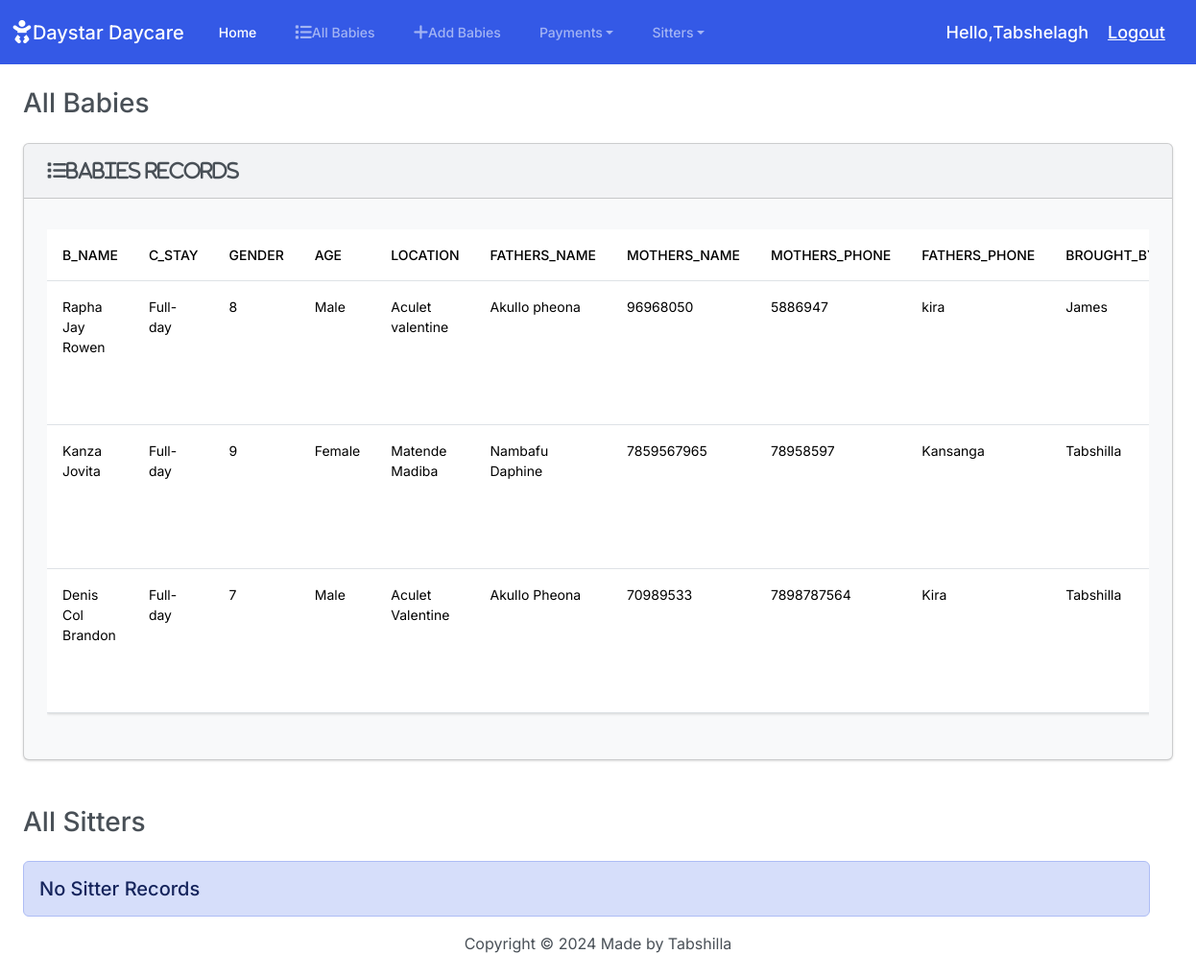
The app's page / (signed in) with its own data.
### DaystarApp/models.py (models this page shows, shortened)
class Baby(models.Model):
    GENDER_CHOICES = (
        ('Male', 'Male'),
        ('Female', 'Female'),
    )
    B_name = models.CharField(max_length=200,null=True,blank=True)
    c_stay = models.ForeignKey(Categorystay,on_delete = models.CASCADE,null=True,blank = True)
    Gender = models.CharField(max_length=10, choices=GENDER_CHOICES)
    age = models.IntegerField(null=True,blank=True,default=0)
    fathers_name = models.CharField(max_length= 255, null=True,blank=True)
    mothers_name = models.CharField(max_length= 255,null=True,blank=True)
    location = models.CharField(max_length= 255)
    mothers_phone = models.IntegerField(null= True)
    fathers_phone = models.IntegerField(null= True)
    brought_by = models.CharField(max_length=200, null=True, blank=True)
    timeIn = models.DateTimeField(null=True,blank=True)
    timeOut = models.DateTimeField(null=True,blank=True)
    baby_number = models.PositiveIntegerField()
    assign = models.ForeignKey(Sitter,on_delete=models.CASCADE, null= True, blank=True)

class Categorystay(models.Model):
    name = models.CharField(max_length=100,null=True, blank=True)
    def __str__(self):
        return self.name

### DaystarApp/views.py (the view)
# urls.py: path('', views.index, name='index'),
def index(request):
    babies = Baby.objects.all()
    return render(request, 'DaystarApp/index.html', {'babies':babies})

### DaystarApp/models.py (called while the page is built)
    def __str__(self):
        return self.S_name

### DaystarApp/templates/DaystarApp/index.html (shortened to what this page needs)
{% extends "DaystarApp/base.html" %}
{% block body %}
<h3 class="m-4">All Babies</h3>
<div class="row">
    <div class="col-12">
        {% if babies %}
        <div class="card bg-light ms-4 me-4 mb-4">
            <div class="card-header">
                <i class="fa-solid fa-list fa-lg">Babies Records</i>
            </div>
            <div class="card-body">
              <p class="card-text">
                <div class="table-responsive">
                    <table class="table table-hover">
                        <thead>
                          <tr>
                            <th scope="col">B_name</th>
                            <th scope="col">c_stay</th>
                            <th scope="col">Gender</th>
                            <th scope="col">age</th>
                            <th scope="col">location</th>
                            <th scope="col">fathers_name</th>
                            <th scope="col">mothers_name</th>
                            <th scope="col">mothers_phone</th>
                            <th scope="col">fathers_phone</th>
                            <th scope="col">brought_by</th>
                          </tr>
                        </thead>
                        <tbody>
                          {% for Baby in babies %}
                          <tr>
                            <td>{{ Baby.B_name }}</td>
                            <td>{{ Baby.c_stay }}</td>
                            <td>{{ Baby.age }}</td>
                            <td>{{ Baby.Gender }}</td>
                            <td>{{ Baby.fathers_name }}</td>
                            <td>{{ Baby.mothers_name }}</td>
                            <td>{{ Baby.fathers_phone }}</td>
                            <td>{{ Baby.mothers_phone }}</td>
                            <td>{{ Baby.location }}</td>
                            <td>{{ Baby.brought_by }}</td>
                          </tr>
                          {%  endfor %}
                        </tbody>
                      </table>
                </div>
              </p>
        {% else %}
        <h5 class="alert alert-primary ms-4 me-4">No Baby Records</h5>
      {% endif %}
    </div>
  </div>
</div>
<h3 class="m-4">All Sitters</h3>
<div class="row">
    <div class="col-12">
        {% if sitters %}
        <div class="card bg-light ms-4 me-4 mb-4">
            <div class="card-header">
                <i class="fa-solid fa-list fa-lg">Sitters Records</i>
            </div>
            <div class="card-body">
                <p class="card-text">
                    <div class="table-responsive">
                        <table class="table table-hover">
                            <thead>
                                <tr>
                                    <th scope="col">S_name</th>
                                    <th scope="col">Gender</th>
                                    <th scope="col">next_of_kin</th>
                                    <th scope="col">location</th>
                                    <th scope="col">recommenders_name</th>
                                    <th scope="col">religion</th>
                                    <th scope="col">NIN</th>
                                    <th scope="col">education_level</th>
                                    <th scope="col">contact</th>
                                    <th scope="col">Actions</th>
                                </tr>
                            </thead>
                            <tbody>
                                {% for Sitter in sitters %}
                                <tr>
                                    <td>{{ Sitter.S_name }}</td>
                                    <td>{{ Sitter.Gender }}</td>
                                    <td>{{ Sitter.next_of_kin }}</td>
                                    <td>{{ Sitter.location }}</td>
                                    <td>{{ Sitter.recommenders_name }}</td>
                                    <td>{{ Sitter.religion }}</td>
                                    <td>{{ Sitter.NIN }}</td>
                                    <td>{{ Sitter.education_level }}</td>
                                    <td>{{ Sitter.contact }}</td>
                                    <td>
                                        <button type="button" class="btn btn-success me-1" href="{% url 'view_sitter' Sitter.id %}" data-bs-toggle="modal" data-bs-target="#myModal{{Sitter.id}}">
                                            <i class="fa-solid fa-circle-info fa-lg"></i>
                                        </button>
                                        <div class="modal" id="myModal{{ Sitter.id }}" tabindex="-1" aria-labelledby="myModalLabel{{ Sitter.id }}" aria-hidden="true">
                                            <div class="modal-dialog" role="document">
                                                <div class="modal-content">
                                                    <div class="modal-header">
                                                        <h5 class="modal-title" id="myModalLabel{{ Sitter.id }}">
                                                            Sitter: {{ Sitter.S_name }}
                                                        </h5>
                                                        <button type="button" class="btn-close" data-bs-dismiss="modal" aria-label="Close">
                                                            <span aria-hidden="true"></span>
                                                        </button>
                                                    </div>
                                                    <div class="modal-body">
                                                        <ul class="list-unstyled">
                                                            <li>S_name:<strong>{{ Sitter.S_name }}</strong> </li>
                                                            <li>Gender:<strong>{{ Sitter.Gender }}</strong> </li>
                                                            <li>next_of_kin:<strong>{{ Sitter.next_of_kin }}</strong> </li>
                                                            <li>location:<strong>{{ Sitter.location }}</strong> </li>
                                                            <li>recommenders_name:<strong>{{ Sitter.recommenders_name }}</strong> </li>
                                                            <li>religion:<strong>{{ Sitter.religion}}</strong> </li>
                                                            <li>NIN:<strong>{{ Sitter.NIN }}</strong> </li>
                                                            <li>education_level:<strong>{{ Sitter.education_level }}</strong> </li>
                                                            <li>contact:<strong>{{ Sitter.contact }}</strong> </li>
                                                        </ul>
                                                    </div>
                                                    <div class="modal-footer">
                                                        <button type="button" class="btn btn-primary" data-bs-dismiss="modal">Close</button>
                                                    </div>
                                                </div>
                                            </div>
                                        </div>
                                        <a class="btn btn-warning me-1" href="{% url 'editsitter' Sitter.id %}">
                                            <i class="fa-solid fa-pen-to-square fa-lg"></i>
                                        </a>
                                        <button type="button" class="btn btn-danger" data-bs-toggle="modal" data-bs-target="#delete{{ Sitter.id }}">
                                            <i class="fa-solid fa-trash fa-lg"></i>
                                        </button>
                                        <div class="modal" id="delete{{ Sitter.id }}" tabindex="-1" aria-labelledby="myModalLabel{{ Sitter.id }}" aria-hidden="true">
                                            <div class="modal-dialog" role="document">
                                                <div class="modal-content">
                                                    <div class="modal-header">
                                                        <h5 class="modal-title" id="myModalLabel{{ Sitter.id }}">
                                                            Sitter: {{ Sitter.S_name }}
                                                        </h5>
                                                        <button type="button" class="btn-close" data-bs-dismiss="modal" aria-label="Close">
                                                            <span aria-hidden="true"></span>
                                                        </button>
                                                    </div>
                                                    <div class="modal-body">
                                                        <p>
                                                            Are you sure you want to delete the Sitter
                                                        </p>
                                                    </div>
                                                    <div class="modal-footer">
                                                        <form action="{% url 'deletesitter' Sitter.id %}" method="POST">
                                                            {% csrf_token %}
                                                            <input type="submit" class="btn btn-primary" value="Delete">
                                                        </form>
                                                        <button type="button" class="btn btn-secondary" data-bs-dismiss="modal">Cancel</button>
                                                    </div>
                                                </div>
                                            </div>
                                        </div>
                                    </td>
                                </tr>
                                {% endfor %}
                            </tbody>
                        </table>
                    </div>
                </p>
            </div>
        </div>
         {% else %}
       <h5 class="alert alert-primary ms-4 me-4">No Sitter Records</h5>
         {% endif %}
    </div>
</div>
{% endblock body %}

### DaystarApp/templates/DaystarApp/base.html (shortened to what this page needs)
{% load static %}
<!DOCTYPE html>
<html lang="en">
<head>
    <link rel="stylesheet" href="https://cdnjs.cloudflare.com/ajax/libs/font-awesome/6.5.2/css/all.min.css" >
    <link href="{% static 'css/bootstrap.min.css' %}" rel="stylesheet">
</head>
<body class="d-flex flex-column min-vh-100">
    <nav class="navbar navbar-expand-lg bg-primary" data-bs-theme="dark">
        <div class="container-fluid">
          <a class="navbar-brand" href="{% url 'index' %}">
            <i class="fa-solid fa-baby fa-lg"></i>Daystar Daycare</a>
          <div class="collapse navbar-collapse" id="navbarColor01">
            <ul class="navbar-nav me-auto">
              <li class="nav-item">
                <a class="nav-link active" href="{% url 'home' %}">Home
                </a>
              </li>
              <li class="nav-item">
                <a class="nav-link" href="{% url 'index' %}">
                    All Babies</a>
              </li>
              <li class="nav-item">
                <a class="nav-link" href="{% url 'add' %}">
                    Add Babies</a>
              </li>
              <li class="nav-item dropdown">
                <a class="nav-link dropdown-toggle" data-bs-toggle="dropdown" href="#" role="button" aria-haspopup="true" aria-expanded="false">Payments</a>
              <li class="nav-item dropdown">
                <a class="nav-link dropdown-toggle" data-bs-toggle="dropdown" href="#" role="button" aria-haspopup="true" aria-expanded="false">Sitters</a>
              </li>
            </ul>
            <span class="hello-msg">Hello,{{request.user}} </span>
            <span><a class="hello-msg" href="{% url 'logout' %}">Logout</a></span>
          </div>
        </div>
      </nav>
        {% block body %}
        {% endblock body %}
      </div>
      <footer class="mt-auto mb-4">
        <div class="text-center">
            <span>
                Copyright &copy; <script>document.write(new Date().getFullYear())</script> Made by Tabshilla
            </span>
        </div>
      </footer>
</body>
</html>

### DaystarApp/templates/DaystarApp/base.html (style rules this page uses)
.hello-msg { color: white; font-size: 18px; margin-right: 20px }

### records on screen
Baby: B_name "Rapha Jay Rowen", c_stay "Full-day", age "8", Gender "Male", fathers_name "Aculet valentine", mothers_name "Akullo pheona", fathers_phone "96968050", mothers_phone "5886947", location "kira", brought_by "James"
Baby: B_name "Kanza Jovita", c_stay "Full-day", age "9", Gender "Female", fathers_name "Matende Madiba", mothers_name "Nambafu Daphine", fathers_phone "7859567965", mothers_phone "78958597", location "Kansanga", brought_by "Tabshilla"
Baby: B_name "Denis Col Brandon", c_stay "Full-day", age "7", Gender "Male", fathers_name "Aculet Valentine", mothers_name "Akullo Pheona", fathers_phone "70989533", mothers_phone "7898787564", location "Kira", brought_by "Tabshilla"

### other values on screen
{{ request.user }} "Tabshelagh"
